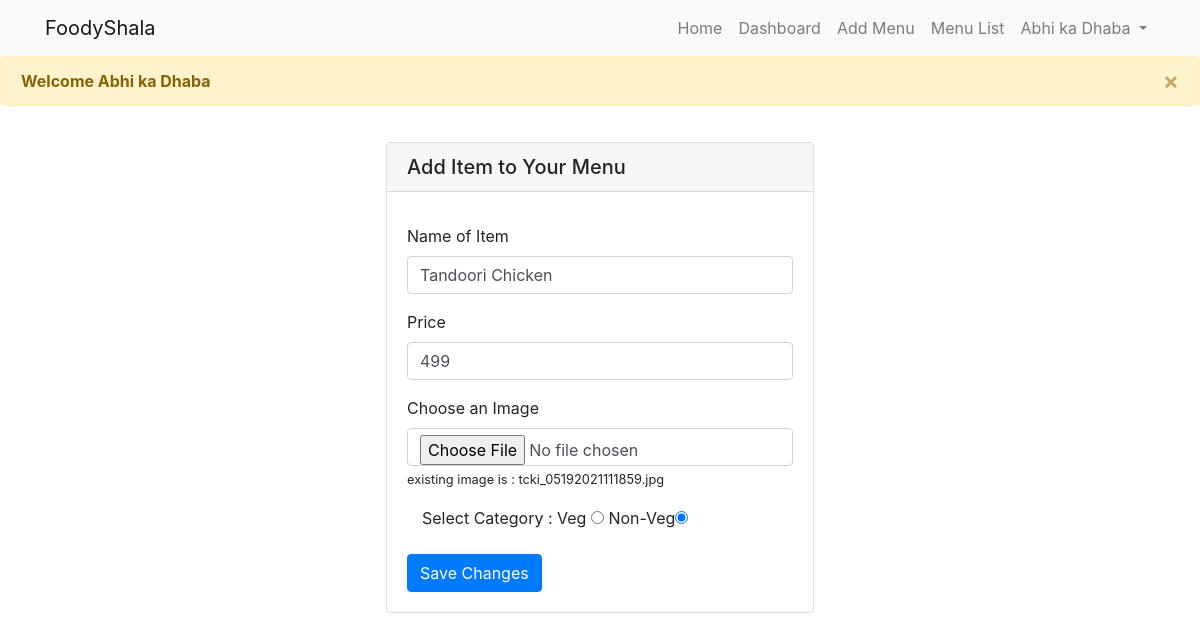
Page /editmenu.php?id=3 (signed in) on the committed database.
### tables this page shows
CREATE TABLE `menu` (
  `id` int(10) NOT NULL,
  `name` varchar(20) NOT NULL,
  `category` varchar(10) NOT NULL,
  `price` int(10) NOT NULL,
  `image` varchar(255) NOT NULL,
  `res_id` int(10) NOT NULL,
  `res_name` varchar(30) NOT NULL,
  `created_at` datetime NOT NULL DEFAULT current_timestamp()
);

### editmenu.php (the view, shortened to what this page needs)
<?php
$oldname = $oldprice = $oldcategory = $oldimage = $menuid= "";
$id=$_GET['id'];
include 'dbcon.php';
$query="SELECT * FROM menu WHERE id = '$id'";
$result = mysqli_query($con,$query);
if (mysqli_num_rows($result) > 0){
    $row= mysqli_fetch_assoc($result);
    $oldname = $row['name'];
    $oldprice = $row['price'];
    $oldcategory = $row['category'];
}
?>
<!DOCTYPE html>
<html lang="en">
<?php include 'head.php' ?>
<body>
    <?php include 'nav.php';
      include 'msg.php';
        ?>
    <div class="container">
        <div class="container-card">
            <div class="card" style="width: 40%;">
                <h5 class="card-header">Add Item to Your Menu</h5>
                <div class="card-body">
                    <form method="POST" action="<?php echo htmlspecialchars($_SERVER["PHP_SELF"]); ?>" enctype="multipart/form-data">
                        <div class="form-group">
                            <label for="name">Name of Item</label>
                            <input type="text" required class="form-control" id="name" name="name" placeholder="Example: Paneer" value="<?php echo $oldname ?>">
                        </div>
                        <div class="form-group">
                            <label for="price">Price</label>
                            <input type="text" required class="form-control" id="price" placeholder="Enter Price of Item" name="price" value="<?php echo $oldprice ?>">
                        </div>
                        <div class="form-group">
                            <label for="image">Choose an Image</label>
                            <input type="file" class="form-control" name="image" id="image"><small>existing image is : <?php echo $_SESSION['oldimage']?></small>
                        </div>
                        <div class="form-group col-md-10">
                            <label for="category">Select Category :</label>
                            Veg <input type="radio" id="category" name="category" value="veg" required value="veg"<?php  if($oldcategory=='veg') {echo "checked=checked";
                                } ?>  >
                            Non-Veg<input type="radio" id="category" name="category" value="nonveg" required value="nonveg"<?php  if($oldcategory=='nonveg') {echo "checked=checked";
                                } ?> >
                        </div>
                        <button type="submit" class="btn btn-primary" name="submit">Save Changes</button>
                    </form>
                </div>
            </div>
        </div>
    </div>
</body>
</html>

### css/style.css (style rules this page uses)
.container-card { padding: 20px; width:100%; height:100%; display: flex; justify-content: center; align-items: center; }

### rows in the picture
menu: name "Tandoori Chicken", price "499", category "☐ Select Category :", category "☑"

### other values in the picture
$_SESSION['name'] "Abhi ka Dhaba"
$_SESSION['msg'] "Welcome Abhi ka Dhaba"
$_SESSION['oldimage'] "tcki_05192021111859.jpg"
